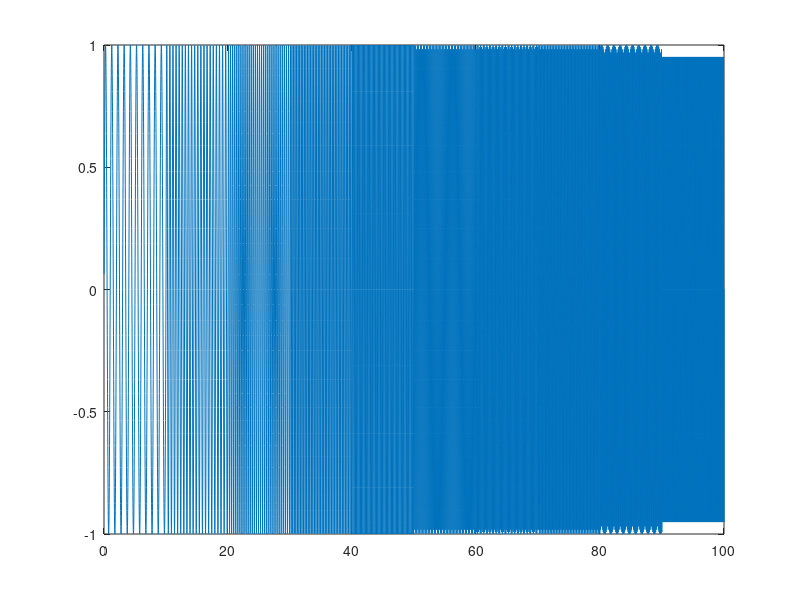

Write the MATLAB code that produced this figure.
clear all 
close all 

fs=[1:0.01:1];
for i=1:1000
    fs(i)=i*.01;
    y(i)=sin(2*pi*i/100);
end
for i=1001:2000
    fs(i)=i*.01;
    y(i)=sin(2*pi*i*2/100);
end
for i=2001:3000
    fs(i)=i*.01;
    y(i)=sin(2*pi*i*3/100);
end
for i=3001:4000
    fs(i)=i*.01;
    y(i)=sin(2*pi*i*4/100);
end
for i=4001:5000
    fs(i)=i*.01;
    y(i)=sin(2*pi*i*5/100);
end
for i=5001:6000
    fs(i)=i*.01;
    y(i)=sin(2*pi*i*6/100);
end
for i=6001:7000
    fs(i)=i*.01;
    y(i)=sin(2*pi*i*7/100);
end
for i=7001:8000
    fs(i)=i*.01;
    y(i)=sin(2*pi*i*8/100);
end
for i=8001:9000
    fs(i)=i*.01;
    y(i)=sin(2*pi*i*9/100);
end
for i=9001:10000
    fs(i)=i*.01;
    y(i)=sin(2*pi*i*10/100);
end
plot(fs,y)

